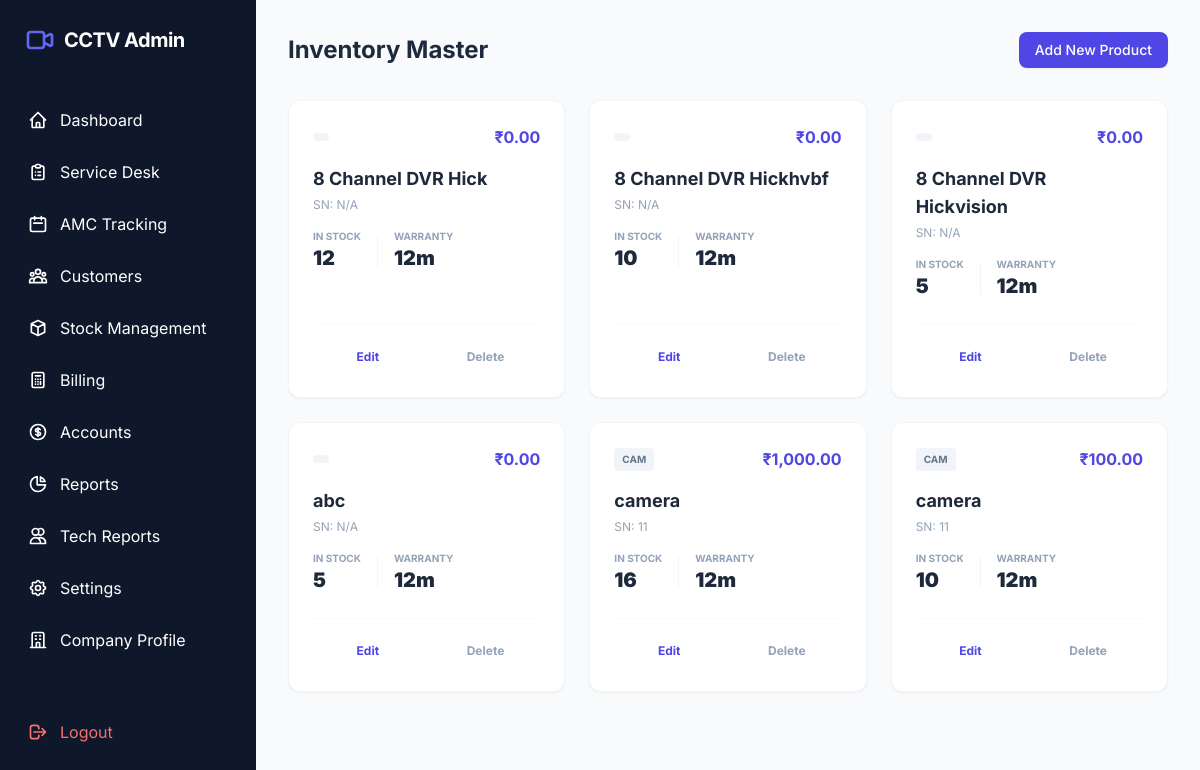
The page /admin/inventory.php (signed in) on the database its author committed.
### tables this page shows
CREATE TABLE `products` (
  `id` int(11) NOT NULL,
  `category_id` int(11) DEFAULT NULL,
  `product_name` varchar(255) NOT NULL,
  `product_code` varchar(100) DEFAULT NULL,
  `unit` varchar(50) DEFAULT 'Pcs',
  `category` varchar(50) DEFAULT NULL COMMENT 'Camera, DVR, HDD, Power Supply, etc.',
  `serial_number` varchar(100) DEFAULT NULL,
  `unit_price` decimal(10,2) NOT NULL,
  `current_stock` int(11) DEFAULT 0,
  `opening_stock` int(11) DEFAULT 0,
  `description` text DEFAULT NULL,
  `warranty_months` int(11) DEFAULT 12
);

### admin/inventory.php (the view, shortened to what this page needs)
<?php
require_once '../includes/db_connect.php';
require_once '../includes/header.php';
try {
    $stmt = $pdo->query("SELECT id, product_name as item_name, category, serial_number, unit_price, current_stock as stock_qty, warranty_months FROM products ORDER BY product_name ASC");
    $products = $stmt->fetchAll();
} catch (PDOException $e) {
    echo "Error: " . $e->getMessage();
}
?>
<div class="space-y-8">
    <div class="flex items-center justify-between">
        <h2 class="text-2xl font-bold text-slate-800">Inventory Master</h2>
        <button onclick="openProductModal()" class="bg-indigo-600 text-white px-4 py-2 rounded-lg text-sm font-medium hover:bg-indigo-700 transition shadow-sm">Add New Product</button>
    </div>
    <div class="grid grid-cols-1 md:grid-cols-2 lg:grid-cols-3 gap-6">
        <?php foreach ($products as $product): ?>
        <div class="bg-white p-6 rounded-xl shadow-sm border border-slate-100 flex flex-col justify-between">
            <div>
                <div class="flex items-center justify-between mb-4">
                    <span class="px-2 py-1 rounded text-[10px] font-bold uppercase bg-slate-100 text-slate-500"><?php echo htmlspecialchars($product['category']); ?></span>
                    <span class="text-indigo-600 font-bold">₹<?php echo number_format($product['unit_price'], 2); ?></span>
                </div>
                <h3 class="text-lg font-bold text-slate-800 mb-1"><?php echo htmlspecialchars($product['item_name']); ?></h3>
                <p class="text-xs text-slate-400 mb-4">SN: <?php echo htmlspecialchars($product['serial_number'] ?? 'N/A'); ?></p>
                <div class="flex items-center gap-4 mb-6">
                    <div>
                        <p class="text-[10px] text-slate-400 uppercase font-bold">In Stock</p>
                        <p class="text-xl font-black <?php echo $product['stock_qty'] < 5 ? 'text-red-500' : 'text-slate-800'; ?>"><?php echo $product['stock_qty']; ?></p>
                    </div>
                    <div>
                        <p class="text-[10px] text-slate-400 uppercase font-bold">Warranty</p>
                        <p class="text-xl font-black text-slate-800"><?php echo $product['warranty_months']; ?>m</p>
                    </div>
                </div>
            </div>
            <div class="flex gap-2 pt-4 border-t border-slate-50">
                <button onclick='openEditProductModal(<?php echo json_encode($product, JSON_HEX_APOS | JSON_HEX_QUOT); ?>)' class="flex-1 text-xs font-bold text-indigo-600 hover:bg-indigo-50 py-2 rounded transition">Edit</button>
                <button class="flex-1 text-xs font-bold text-slate-400 hover:text-red-500 py-2 rounded transition">Delete</button>
            </div>
        </div>
        <?php endforeach; ?>
    </div>
</div>
<?php require_once '../includes/footer.php'; ?>

### includes/header.php (style rules this page uses)
body { font-family: 'Inter', sans-serif; }

### rows shown on the page
products: unit_price "0.00", product_name "8 Channel DVR Hick", serial_number "N/A", current_stock "12", warranty_months "12"
products: unit_price "0.00", product_name "8 Channel DVR Hickhvbf", serial_number "N/A", current_stock "10", warranty_months "12"
products: unit_price "0.00", product_name "8 Channel DVR Hickvision", serial_number "N/A", current_stock "5", warranty_months "12"
products: unit_price "0.00", product_name "abc", serial_number "N/A", current_stock "5", warranty_months "12"
products: category "CAM", unit_price "1,000.00", product_name "camera", serial_number "11", current_stock "16", warranty_months "12"
products: category "CAM", unit_price "100.00", product_name "camera", serial_number "11", current_stock "10", warranty_months "12"
